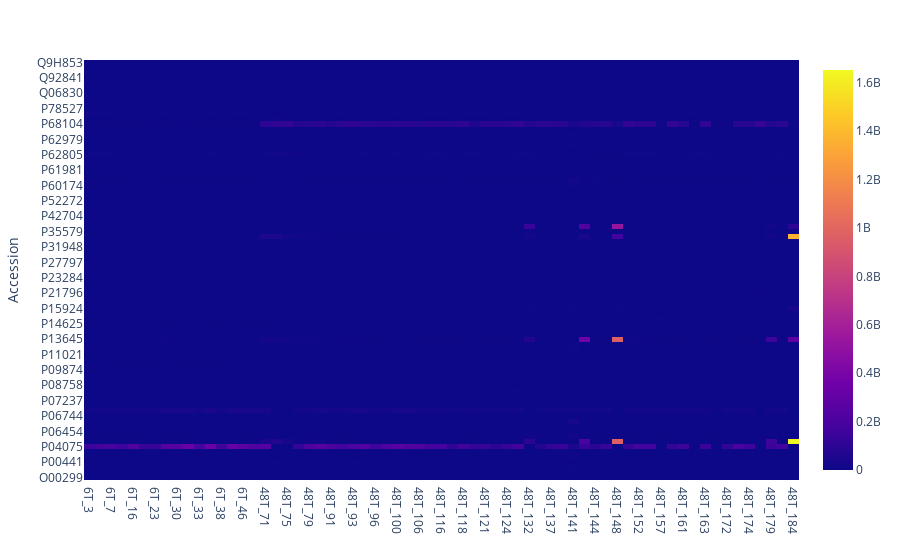

Notebook code for this chart:
### Code cell
# Protein Abundance Heat Map
plot_options={
            "compare groups": [ "48T",  "6T"],
            "log2_transform": False
        }
figure, _, _ =heatmap_plots(data_obj, plot_options, saved_settings)
figure.show()

### Figure 1 — Plotly figure (JSON) as saved in the notebook; plotly's stock layout.template omitted (floating-point values rounded to 4 significant figures; data arrays with more than 128 entries replaced by an {"elided": "..."} marker saying what was removed)
{"data": [{"coloraxis": "coloraxis", "hovertemplate": "x: %{x}<br>Accession: %{y}<br>color: %{z}<extra></extra>", "name": "0", "type": "heatmap", "x": ["6T_3", "6T_4", "6T_7", "6T_11", "6T_16", "6T_20", "6T_23", "6T_25", "6T_30", "6T_31", "6T_33", "6T_37", "6T_38", "6T_45", "6T_46", "6T_48", "48T_71", "48T_72", "48T_75", "48T_78", "48T_79", "48T_83", "48T_91", "48T_92", "48T_93", "48T_94", "48T_96", "48T_97", "48T_100", "48T_104", "48T_106", "48T_112", "48T_116", "48T_117", "48T_118", "48T_119", "48T_121", "48T_123", "48T_124", "48T_127", "48T_132", "48T_135", "48T_137", "48T_139", "48T_141", "48T_143", "48T_144", "48T_146", "48T_148", "48T_150", "48T_152", "48T_155", "48T_157", "48T_159", "48T_161", "48T_162", "48T_163", "48T_171", "48T_172", "48T_173", "48T_174", "48T_178", "48T_179", "48T_183", "48T_184"], "xaxis": "x", "y": ["Q9H853", "Q9BQE3", "Q96HS1", "Q92841", "Q15149", "Q09666", "Q06830", "Q01469", "Q01082", "P78527", "P68431", "P68371", "P68104", "P63241", "P63104", "P62979", "P62937", "P62917", "P62805", "P62701", "P62258", "P61981", "P61604", "P60709", "P60174", "P55072", "P52566", "P52272", "P50395", "P48735", "P42704", "P40926", "P35908", "P35579", "P35527", "P31949", "P31948", "P30086", "P29401", "P27797", "P25705", "P23528", "P23284", "P23246", "P22626", "P21796", "P21333", "P19338", "P15924", "P15311", "P14868", "P14625", "P14618", "P13667", "P13645", "P13639", "P11142", "P11021", "P10809", "P0C0S5", "P09874", "P09211", "P08865", "P08758", "P08670", "P08238", "P07237", "P07195", "P06748", "P06744", "P06733", "P06576", "P06454", "P04406", "P04264", "P04075", "P02545", "P00558", "P00441", "P00338", "O75369", "O00299"], "yaxis": "y", "z": {"elided": "82x65 float values"}}], "layout": {"coloraxis": {"colorscale": [[0, "#0d0887"], [0.1111, "#46039f"], [0.2222, "#7201a8"], [0.3333, "#9c179e"], [0.4444, "#bd3786"], [0.5556, "#d8576b"], [0.6667, "#ed7953"], [0.7778, "#fb9f3a"], [0.8889, "#fdca26"], [1, "#f0f921"]]}, "margin": {"t": 60}, "xaxis": {"anchor": "y", "domain": [0, 1]}, "yaxis": {"anchor": "x", "autorange": "reversed", "domain": [0, 1], "title": {"text": "Accession"}}}}
